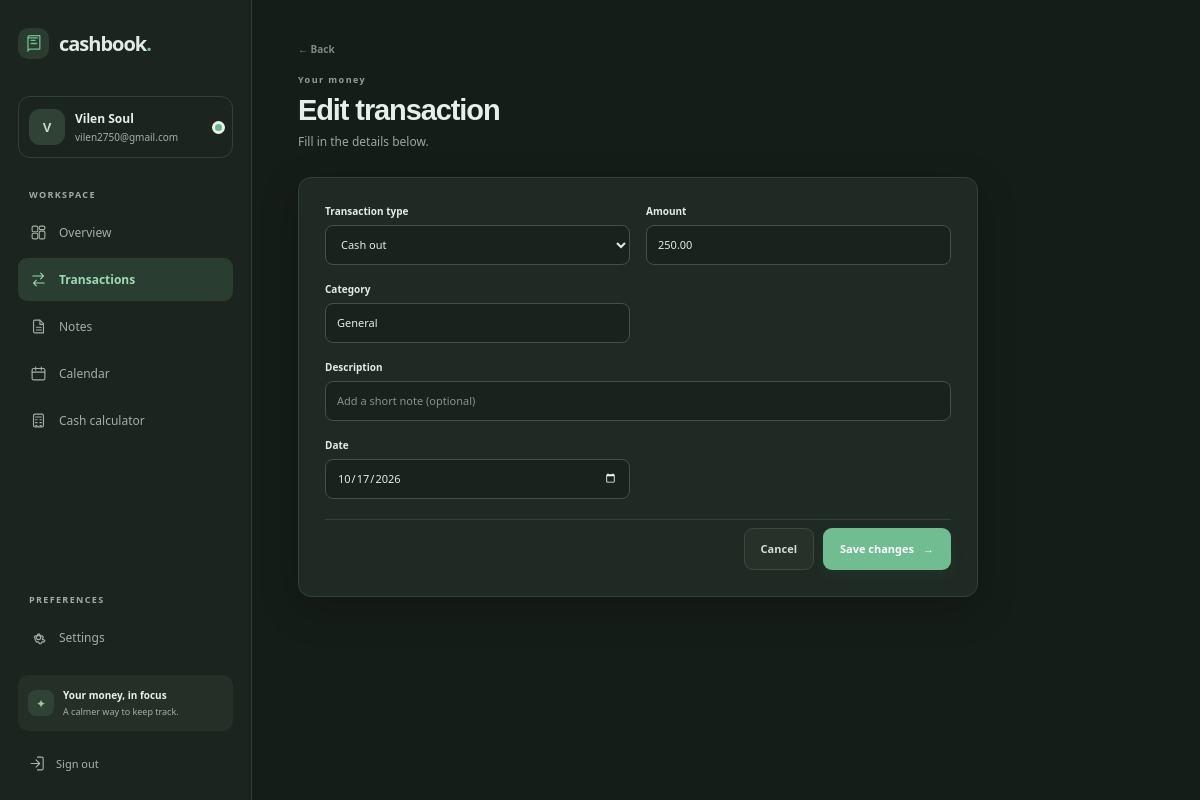
The app's page /transactions/2/edit/ (signed in) with its own data.
### cashbook/models.py (models this page shows, shortened)
class User(AbstractUser):
    username = None
    email = models.EmailField("email address", unique=True)
    LANGUAGE_CHOICES = [("en", _("English")), ("hi", _("Hindi (हिन्दी)"))]
    CURRENCY_CHOICES = [
        ("INR", _("Indian Rupee (₹)")), ("USD", _("US Dollar ($)")), ("EUR", _("Euro (€)")),
        ("GBP", _("British Pound (£)")), ("CAD", _("Canadian Dollar (C$)")), ("AUD", _("Australian Dollar (A$)")),
    ]
    currency = models.CharField(max_length=3, choices=CURRENCY_CHOICES, default="INR")
    language = models.CharField(max_length=5, choices=LANGUAGE_CHOICES, default="en")
    dark_mode = models.BooleanField(default=False)
    TIME_FORMAT_CHOICES = [("12h", _("12-hour")), ("24h", _("24-hour"))]
    CURRENCY_FORMAT_CHOICES = [("symbol", _("Currency symbol")), ("code", _("Currency code"))]
    time_format = models.CharField(max_length=3, choices=TIME_FORMAT_CHOICES, default="12h")
    currency_format = models.CharField(max_length=6, choices=CURRENCY_FORMAT_CHOICES, default="symbol")
    USERNAME_FIELD = "email"
    REQUIRED_FIELDS = []
    objects = UserManager()
    @property
    def display_name(self):
        return self.get_full_name().strip() or self.email.split("@")[0]

class Transaction(models.Model):
    INCOME = "income"
    EXPENSE = "expense"
    TYPE_CHOICES = [(INCOME, _("Cash in")), (EXPENSE, _("Cash out"))]
    user = models.ForeignKey(User, on_delete=models.CASCADE, related_name="transactions")
    kind = models.CharField(max_length=8, choices=TYPE_CHOICES)
    amount = models.DecimalField(max_digits=12, decimal_places=2, validators=[MinValueValidator(Decimal("0.01"))])
    category = models.CharField(max_length=60, default="General")
    description = models.CharField(max_length=180, blank=True)
    date = models.DateField(default=timezone.localdate)
    created_at = models.DateTimeField(auto_now_add=True)
    class Meta:
        ordering = ["-date", "-created_at"]

### cashbook/views.py (the view)
# urls.py: path("transactions/<int:pk>/edit/", views.transaction_edit, name="transaction_edit"),
@login_required
def transaction_edit(request, pk):
    item = get_object_or_404(Transaction, pk=pk, user=request.user)
    form = TransactionForm(request.POST or None, instance=item)
    if request.method == "POST" and form.is_valid():
        form.save()
        messages.success(request, _("Transaction updated."))
        return redirect("transactions")
    return render(request, "cashbook/form_page.html", page_context(request, form=form, title="Edit transaction", eyebrow="Your money", submit_label="Save changes", cancel_url=reverse("transactions")))

### cashbook/forms.py
class TransactionForm(StyledFormMixin, forms.ModelForm):
    amount = forms.DecimalField(
        min_value=Decimal("0.01"),
        max_digits=12,
        decimal_places=2,
        widget=forms.NumberInput(attrs={"min": "0.01", "step": "0.01", "placeholder": "0.00"}),
    )
    class Meta:
        model = Transaction
        fields = ("kind", "amount", "category", "description", "date")
        widgets = {
            "category": forms.TextInput(attrs={"placeholder": _("e.g. Salary, Food, Travel")}),
            "description": forms.TextInput(attrs={"placeholder": _("Add a short note (optional)")}),
            "date": forms.DateInput(attrs={"type": "date"}),
        }
    def __init__(self, *args, **kwargs):
        super().__init__(*args, **kwargs)
        self.apply_styles()
        self.fields["kind"].label = _("Transaction type")

### cashbook/forms.py (called while the page is built)
    def apply_styles(self):
        for field in self.fields.values():
            field.widget.attrs["class"] = (field.widget.attrs.get("class", "") + " input").strip()

### cashbook/views.py (called while the page is built)
def currency_prefix(user):
    if user.currency_format == "code":
        return f"{user.currency} "
    return CURRENCY_SYMBOLS.get(user.currency, user.currency + " ")

def page_context(request, **context):
    context["currency_prefix"] = currency_prefix(request.user)
    context["time_display_format"] = "H:i" if request.user.time_format == "24h" else "g:i A"
    return context

### templates/cashbook/form_page.html (shortened to what this page needs)
{% extends "cashbook/base.html" %}
{% load i18n %}
{% block content %}
  <div class="page-heading"><div><a class="back-link" href="{{ cancel_url }}">← {% trans "Back" %}</a><span class="eyebrow">{% translate eyebrow %}</span><h1>{% translate title %}</h1><p>{% trans "Fill in the details below." %}</p></div></div>
  <section class="panel form-panel">
    <form method="post" class="stack-form">{% csrf_token %}
      {% for field in form %}
        <div class="field {% if field.name == 'content' or field.name == 'description' %}field-wide{% endif %}"><label for="{{ field.id_for_label }}">{% translate field.label %}</label>{{ field }}</div>
      {% endfor %}
      <div class="form-actions"><a class="button button-secondary" href="{{ cancel_url }}">{% trans "Cancel" %}</a><button class="button button-primary" type="submit">{% translate submit_label %} <span aria-hidden="true">→</span></button></div>
    </form>
  </section>
{% endblock %}

### templates/cashbook/base.html (shortened to what this page needs)
{% load static i18n %}
<!doctype html>
<html lang="{{ request.LANGUAGE_CODE|default:'en' }}" data-theme="{% if user.is_authenticated and user.dark_mode %}dark{% else %}light{% endif %}">
<head>
  <link rel="stylesheet" href="{% static 'cashbook/app.css' %}">
</head>
<body class="app-body">
  <div class="app-shell">
    <aside class="sidebar" id="sidebar">
      <a class="brand" href="{% url 'dashboard' %}">
        <span class="brand-mark"><svg viewBox="0 0 24 24" aria-hidden="true"><path d="M5 4.75A2.75 2.75 0 0 1 7.75 2H20v17H7.75A2.75 2.75 0 0 0 5 21.75v-17Z"/><path d="M5 5h12M9 8h5M9 12h7"/></svg></span>
        <span>cashbook<span class="brand-period">.</span></span>
      </a>
      <div class="profile-chip">
        <span class="avatar">{{ user.first_name|first|upper|default:user.email|first|upper }}</span>
        <span class="profile-copy"><strong>{{ user.display_name }}</strong><small>{{ user.email }}</small></span>
        <span class="online-dot" title="{% trans 'Signed in' %}"></span>
      </div>
      <p class="nav-label">{% trans "WORKSPACE" %}</p>
      <nav class="primary-nav" aria-label="{% trans 'Main navigation' %}">
        <a class="nav-link {% if request.resolver_match.url_name == 'dashboard' %}active{% endif %}" href="{% url 'dashboard' %}">
          <svg viewBox="0 0 24 24" aria-hidden="true"><rect x="3" y="3" width="8" height="8" rx="2"/><rect x="13" y="3" width="8" height="5" rx="2"/><rect x="13" y="10" width="8" height="11" rx="2"/><rect x="3" y="13" width="8" height="8" rx="2"/></svg><span>{% trans "Overview" %}</span>
        </a>
        <a class="nav-link {% if request.resolver_match.url_name == 'transactions' or 'transaction' in request.resolver_match.url_name %}active{% endif %}" href="{% url 'transactions' %}">
          <svg viewBox="0 0 24 24" aria-hidden="true"><path d="M4 7h15m0 0-4-4m4 4-4 4M20 17H5m0 0 4-4m-4 4 4 4"/></svg><span>{% trans "Transactions" %}</span>
        </a>
        <a class="nav-link {% if 'note' in request.resolver_match.url_name %}active{% endif %}" href="{% url 'notes' %}">
          <svg viewBox="0 0 24 24" aria-hidden="true"><path d="M7 3h7l5 5v13H7a2 2 0 0 1-2-2V5a2 2 0 0 1 2-2Z"/><path d="M14 3v6h5M9 13h7m-7 4h7"/></svg><span>{% trans "Notes" %}</span>
        </a>
        <a class="nav-link {% if 'calendar' in request.resolver_match.url_name or 'event' in request.resolver_match.url_name %}active{% endif %}" href="{% url 'calendar' %}">
          <svg viewBox="0 0 24 24" aria-hidden="true"><rect x="3" y="5" width="18" height="16" rx="2"/><path d="M16 3v4M8 3v4M3 10h18"/></svg><span>{% trans "Calendar" %}</span>
        </a>
        <a class="nav-link {% if request.resolver_match.url_name == 'calculator' %}active{% endif %}" href="{% url 'calculator' %}">
          <svg viewBox="0 0 24 24" aria-hidden="true"><rect x="5" y="3" width="14" height="18" rx="2"/><path d="M8 7h8M8 11h2m4 0h2m-8 4h2m4 0h2m-8 4h2m4 0h2"/></svg><span>{% trans "Cash calculator" %}</span>
        </a>
      </nav>
      <div class="sidebar-spacer"></div>
      <p class="nav-label">{% trans "PREFERENCES" %}</p>
      <nav aria-label="{% trans 'Preferences' %}">
        <a class="nav-link {% if 'settings' in request.resolver_match.url_name or 'password' in request.resolver_match.url_name %}active{% endif %}" href="{% url 'settings' %}">
          <span>{% trans "Settings" %}</span>
        </a>
      </nav>
      <div class="sidebar-footer">
        <div class="privacy-note"><span class="privacy-icon">✦</span><div><strong>{% trans "Your money, in focus" %}</strong><small>{% trans "A calmer way to keep track." %}</small></div></div>
        <form method="post" action="{% url 'logout' %}">{% csrf_token %}<button class="logout-link" type="submit"><svg viewBox="0 0 24 24" aria-hidden="true"><path d="M10 17l5-5-5-5m5 5H3m9-9h6a2 2 0 0 1 2 2v14a2 2 0 0 1-2 2h-6"/></svg>{% trans "Sign out" %}</button></form>
      </div>
    </aside>
    <main class="main-area">
      <div class="page-content">{% block content %}{% endblock %}</div>
    </main>
  </div>
</body>
</html>

### records on screen
User: first_name|first "V", display_name "Vilen Soul", email "vilen2750@gmail.com"
Transaction: form "Cash out" "250.00" "General" "10/17/2026"
